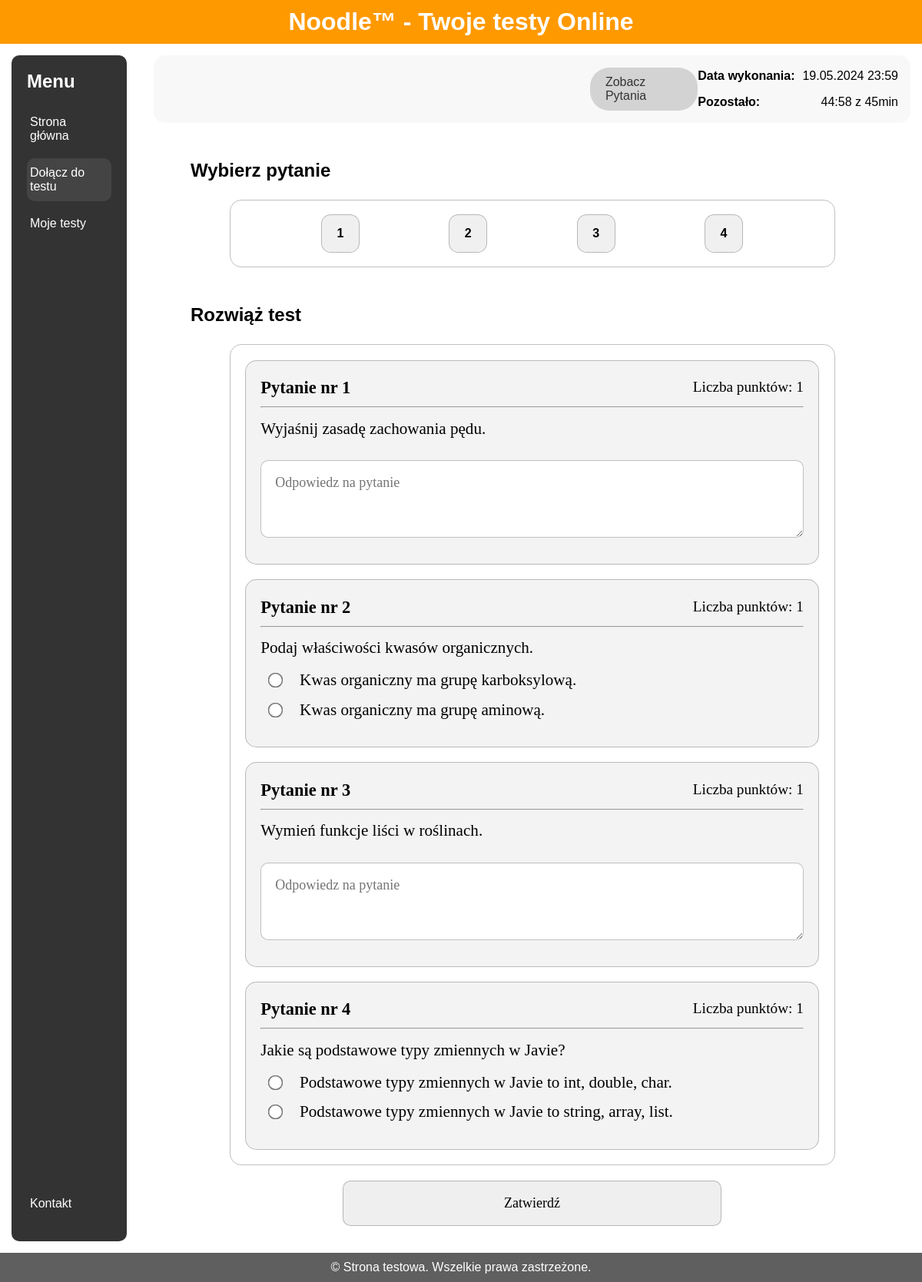
/Strona/html/test.php?kod=Aktywujemy16, run on the app's committed database.
### tables this page shows
CREATE TABLE `pytania` (
  `id` int(11) NOT NULL,
  `tresc` varchar(1000) NOT NULL,
  `przedmiot_id` int(11) NOT NULL,
  `kategoria_id` int(11) NOT NULL,
  `poziom_id` int(11) NOT NULL,
  `zdjecie` varchar(50) DEFAULT NULL,
  `autor` int(11) NOT NULL,
  `prywatnosc` tinyint(1) NOT NULL,
  `typ_pytania` int(11) NOT NULL
);

CREATE TABLE `odpowiedzi` (
  `id` int(11) NOT NULL,
  `id_pytania` int(11) NOT NULL,
  `tresc` varchar(250) NOT NULL,
  `poprawnosc` tinyint(1) NOT NULL
);

### Strona/html/test.php (the view, shortened to what this page needs)
<!DOCTYPE html>
<html lang="en">
<head>
<link rel="stylesheet" href="styles.css">
</head>
<?php
  $servername = "localhost";
  $username = "root";
  $password = "";
  $dbname = "baza";
  $conn = new mysqli($servername, $username, $password, $dbname);
  $kod_testu = $_GET['kod'];
  $get_test_id = "SELECT id_testu FROM `testy_przeprowadzane` WHERE kod_testu = '$kod_testu'";
  $result = $conn->query($get_test_id);
  if ($result->num_rows > 0) {
    $row = $result->fetch_assoc();
    $id_testu = $row['id_testu'];
  }
  $get_type = "SELECT id, nazwa_typu FROM typ_pytania;";
  $type_result = $conn->query($get_type);
  if ($type_result->num_rows > 0) {
    while($row = $type_result->fetch_assoc()) {
      if($row['nazwa_typu'] == 'Zamkniete') {
        $zamkniete = $row['id'];
      }
      elseif($row['nazwa_typu'] == 'Otwarte') {
        $otwarte = $row['id'];
      }
      elseif($row['nazwa_typu'] == 'Wielokrotnego') {
        $wielokrotnego = $row['id'];
      }
    }
  }
?>
<body>
<div class="wrapper">
  <div class="header-content" id="head">
    <h1>Noodle™ - Twoje testy Online</h1>
  </div>
  <div class="container" id="con">
    <div class="sidebar" id="menu">
      <ul>
        <h2>Menu</h2>
        <li><a href="../index.php">Strona główna</a></li>
        <li ><a href="panel_ucznia/dolacz_kod.php" class="aktualna-strona">Dołącz do testu</a></li>
        <li><a href="panel_ucznia/moje_testy.php" >Moje testy</a></li>
      </ul>
      <ul>
        <li><a href="kontakt.php" >Kontakt</a></li>
      </ul>
    </div>
    <div class="main-content" id="main">
    <div class="teststicky">
                <div style="display: flex; justify-content: space-between; align-items:center;min-width:30%;">
                    <div class="rounded-button">
                      <a href="#wybierz-pytanie">Zobacz Pytania</a>
                    </div>
                    <div style="min-width: 65%;">
                        <div style="display: flex; justify-content: space-between; align-items:center;padding-bottom: 1em">
                            <p style="font-weight: bold;">Data wykonania:</p>
                            <p id="data-wykonania" style="text-align: right;"></p>
                        </div>
                        <div style="display: flex; justify-content: space-between; align-items:center;">
                            <p style="font-weight: bold;">Pozostało:</p>
                            <p id="pozostalo" style="text-align: right;"></p>
                        </div>
                    </div>
                </div>
            </div>
      <div class="haslo">
      <h2 id="wybierz-pytanie" style="padding: 2em;padding-bottom:1em;text-align:left;width:100%">Wybierz pytanie</h2>
      <div class="rounded-container">
        <?php
          $count_questions_sql = "SELECT COUNT(id_pytania) AS liczba_pytan FROM testy_pytania WHERE id_testu = $id_testu GROUP BY id_testu;";
          $result = $conn->query($count_questions_sql);
          if ($result->num_rows > 0) {
            $row = $result->fetch_assoc();
            for($x=1; $x <= $row['liczba_pytan']; $x++) {
              echo '<div class="number-box" data-target="' . $x . '">' . $x . '</div>';
            }
          }
        ?>
      </div>
        <h2 style="padding: 2em;padding-bottom:1em;text-align:left;width:100%">Rozwiąż test</h2>
        <form method="POST" class="test" onsubmit="return confirmSubmission(event)">
          <div class="rounded-container">
            <?php
              $get_question = "SELECT p.id AS id, p.tresc, p.typ_pytania , p.zdjecie
                              FROM pytania p
                              JOIN testy_pytania tp ON p.id = tp.id_pytania
                              WHERE tp.id_testu = $id_testu;";
              $result = $conn->query($get_question);
              if ($result->num_rows > 0) {
                $num_question = 1;
                while($question_row = $result->fetch_assoc()) {
                  echo '<div class="pytanie">
                          <div class="numerpyt">
                            <h3 style="margin-bottom: 0.5em;margin-top:1em">Pytanie nr <label class="full-width" for="numer">'. $num_question . '</label></h3>
                            <h4 style="margin-bottom: 0.5em;margin-top:1em;font-weight:normal">Liczba punktów: <label class="full-width" for="numer"> 1 </label> </h4>
                          </div>
                          <hr style="margin-bottom: 0.75em;">
                          <div class="odpowiedzi">
                            <label for="tresc" style="padding-bottom: 0.5em;font-size:110%">' . $question_row['tresc'] .  '</label><br>';
                  $get_answers = "SELECT id, tresc AS odpowiedz FROM odpowiedzi WHERE id_pytania =" . $question_row['id'] . ";";
                  $answer_result = $conn->query($get_answers);
                  if ($answer_result->num_rows > 0) {
                    $answer_num = 1;
                    while ($answer_row = $answer_result->fetch_assoc()) {
                      if ($question_row['typ_pytania'] == $zamkniete) {
                        echo '<input type="radio" name="' . $question_row['id'] . '" value="' . $answer_row['id'] . '" id="' . $num_question . '_' . $answer_num . '"><label for="' . $num_question . '_' . $answer_num . '">' . $answer_row['odpowiedz'] . '</label><br>';
                      }
                      $answer_num++;
                    }
                  }
                  if ($question_row['typ_pytania'] == $otwarte) {
                    echo '<textarea rows="3" id="3_1" name="' . $question_row['id'] . '"  cols="50" placeholder="Odpowiedz na pytanie" class="full-width"></textarea>';
                  }
                  echo '</div>
                        </div>';
                  $num_question++;
                }
              }
            ?>
          </div>
          <input style="width: 50%;" type="submit" value="Zatwierdź" name="zaloguj" class="zaloguj" id="zaloguj">
        </form>
        </div>
  </div>
  </div>
  <div class="footer" id="stopka">
    <p>&copy; Strona testowa. Wszelkie prawa zastrzeżone.</p>
  </div>
</div>
</body>
</html>

### Strona/html/styles.css (style rules this page uses)
* { box-sizing: border-box; margin: 0; }
body { font-family: Arial, sans-serif; display: flex; min-height: 100vh; flex-direction: column; }
.header-content { background-color: #ff9900; color: #fff; padding: 10px 0; text-align: center; position: sticky; width: 100%; top: 0; z-index: 1000; }
.header-content h1 { margin: 0; }
.wrapper { flex: 1; display: flex; flex-direction: column; }
.container { display: flex; flex: 1; align-items: flex-start; }
.sidebar { display: flex; flex-direction: column; background-color: #333; color: #fff; position: sticky; width: 12%; min-width: 150px; padding: 20px; margin: 15px; margin-right: 20px; border-radius: 10px; top: 0px; left: 0; height: auto; z-index: 900; overflow-y: auto; justify-content: space-between; }
.sidebar h2 { margin-bottom: 20px; }
.sidebar ul { list-style-type: none; padding: 0; margin-bottom: 0; }
.sidebar ul li { margin-bottom: 10px; }
.sidebar ul li a { color: #fff; text-decoration: none; display: block; padding: 10px 4px; }
.aktualna-strona { background-color: #444; border-radius: 10px; }
.main-content { display: flex; flex: 1; flex-direction: column; justify-content: center; padding: 15px; flex-wrap: wrap; }
.footer { background-color: #5f5f5f; color: #fff; text-align: center; padding: 10px 0; }
form { display: grid; grid-template-columns: 1fr 1fr; gap: 20px; margin-bottom: 20px; font-family: calibri; font-size: larger; }
.full-width { grid-column: 1 / 3; position: relative; height: 100%; }
.haslo { display: flex; align-items: center; justify-content: center; min-width: 300px; flex-direction: column; }
.haslo > form { min-width: 33.33%; }
input,textarea { padding: 1em; font-family: calibri; width: 100%; font-size: large; border: 1px solid #70707070; resize: vertical; border-radius:10px; }
.teststicky { display: flex; background-color: #f8f8f8; border-radius: 15px; position: sticky; padding: 1em; justify-content: space-between; align-items:center; z-index: 9999; }
.rounded-container { border: 1px solid #70707070; border-radius: 15px; padding: 10px; display: flex; flex-wrap: wrap; justify-content: space-evenly; align-items: center; width: 80%; }
.rounded-container .number-box { width: 1em; height: 1em; border-radius: 25%; padding: 1.5em; background-color: #f0f0f0; display: flex; justify-content: center; align-items: center; font-weight: bold; margin: 0.5em; }
.pytanie { width: 100%; border: 1px solid #70707070; border-radius: 15px; padding-left: 1em; padding-right: 1em; margin: 0.5em; background-color: #f3f3f3; }
.test { display: flex; width: 100%; align-items: center; flex-direction: column; }
.numerpyt { display: flex; justify-content: space-between; align-items: center; }
.odpowiedzi { margin-bottom: 1.5em; }
.odpowiedzi input[type="radio"] { transform: scale(1.5); margin: 0.7em; margin-right: 1.4em; width: auto; }
.odpowiedzi textarea { margin-top: 1em; }
.odpowiedzi label { font-size: 110%; display: inline-block; }
.number-box { cursor: pointer; border: 1px solid #70707070; }
.rounded-button { display: inline-block; border-radius: 25px; background-color: lightgray; padding: 10px 20px; }
.rounded-button a { text-decoration: none; color: #333; }

### data on the page
pytania: tresc "Wyjaśnij zasadę zachowania pędu.", id "Odpowiedz na pytanie"
pytania: tresc "Podaj właściwości kwasów organicznych."
odpowiedzi: tresc "Kwas organiczny ma grupę karboksylową."
odpowiedzi: tresc "Kwas organiczny ma grupę aminową."
pytania: tresc "Wymień funkcje liści w roślinach.", id "Odpowiedz na pytanie"
pytania: tresc "Jakie są podstawowe typy zmiennych w Javie?"
odpowiedzi: tresc "Podstawowe typy zmiennych w Javie to int, double, char."
odpowiedzi: tresc "Podstawowe typy zmiennych w Javie to string, array, list."
